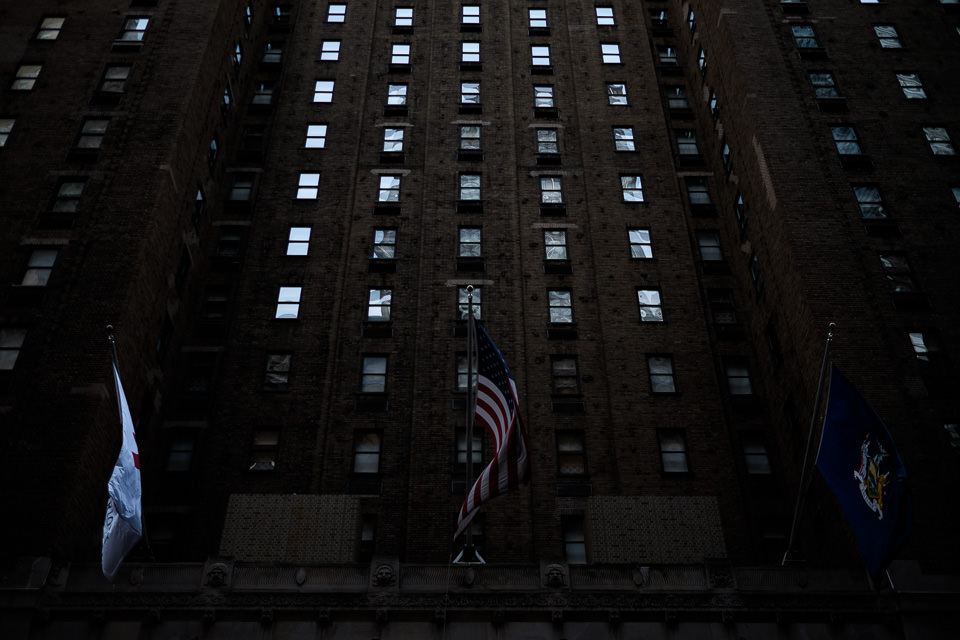
#> input picture Image Processing/Images/UnderExposed.jpg, 960 x 640 px
$ python imageProcessing.py
#> lines starting #> are read from the running program, lines starting #| are printed output that depends on the picture
import cv2
import numpy as np
import matplotlib.pyplot as plt

gammaValues=[0.1, 0.5, 1.2, 2.2]
kernel1=np.array([1])
kernel2=(1.0 / 5.0) * np.array([[0, 1, 0],
								[1, 1, 1],
								[0, 1, 0]])
kernel3=(1.0 / 9.0) * np.array([[1, 1, 1],
								[1, 1, 1],
								[1, 1, 1]])

kernels=[kernel1, kernel2, kernel3]

def gammaCorrection(image, gamma):
	gamma_corrected = np.array(255 * (image / 255) ** gamma, dtype = 'uint8')
	return gamma_corrected

def HistogramEqualization(image):
	equalizedImage = cv2.equalizeHist(image)
	return equalizedImage

def unsharpEnhancement(image):
	unsharp_image = np.zeros(shape=image.shape)

	gaussian_3 = cv2.GaussianBlur(image, (9, 9), 10.0)
	unsharp_image = cv2.addWeighted(image, 1.5, gaussian_3, -0.5, 0, image)
	return unsharp_image

def main():
	imagePath="Images/"
	underExposedImage=cv2.imread(imagePath+"UnderExposed.jpg")
#> underExposedImage is the input picture: shape (640, 960, 3); mean B, G, R 18, 17.9, 18.6
	overExposedImage=cv2.imread(imagePath+"OverExposed.jpg")
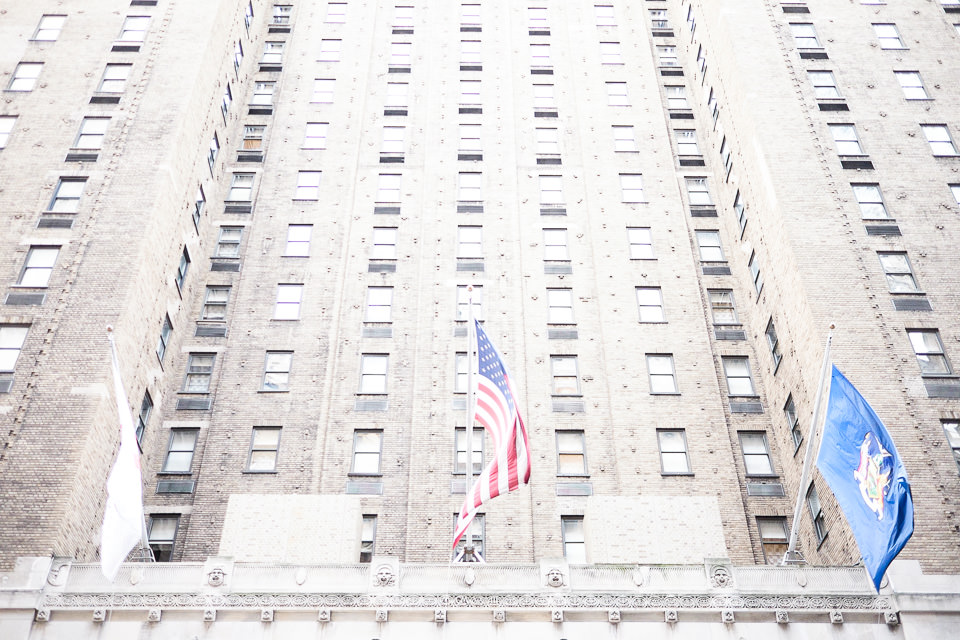
#> input picture Image Processing/Images/OverExposed.jpg, 960 x 640 px
#> overExposedImage is the input picture: shape (640, 960, 3); mean B, G, R 222, 221.8, 224.7

	underExposedImage = cv2.cvtColor(underExposedImage, cv2.COLOR_BGR2GRAY)
#> underExposedImage: shape (640, 960)
	overExposedImage = cv2.cvtColor(overExposedImage, cv2.COLOR_BGR2GRAY)
#> overExposedImage: shape (640, 960)

	stackedImages=np.hstack((underExposedImage, overExposedImage))
	cv2.imshow("Images", stackedImages)
	cv2.waitKey(0)
	cv2.imwrite(imagePath+"Image.jpg", stackedImages)

	corrected_underExposedImage = gammaCorrection(underExposedImage, 0.5)
	corrected_overExposedImage = gammaCorrection(overExposedImage, 4.5)

	stackedImages=np.hstack((corrected_underExposedImage, corrected_overExposedImage))
	cv2.imshow("Images", stackedImages)
	cv2.waitKey(0)
	cv2.imwrite(imagePath+"correctedImage.jpg", stackedImages)

	plt.hist([underExposedImage.ravel(), overExposedImage.ravel()], 256, [0, 256], stacked=True)
	plt.show()
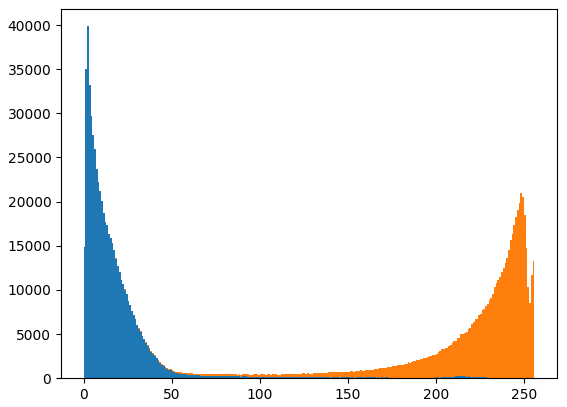
#> figure drawn by matplotlib, 1 panel; tallest bar 39869 high, from x = 2 to 3; tallest bar 20944 high, from x = 248 to 249

	equalized_underExposedImage=HistogramEqualization(underExposedImage)
	equalized_overExposedImage=HistogramEqualization(overExposedImage)

	stackedImages=np.hstack((equalized_underExposedImage, equalized_overExposedImage))
	cv2.imshow("Images", stackedImages)
	cv2.waitKey(0)
	cv2.imwrite(imagePath+"equalizedImage.jpg", stackedImages)


	for i, kernel in enumerate(kernels):
		kernel_underExposedImage=cv2.filter2D(underExposedImage, -1, kernel)
		kernel_overExposedImage=cv2.filter2D(overExposedImage, -1, kernel)

		stackedImages=np.hstack((kernel_underExposedImage, kernel_overExposedImage))
		cv2.imshow("Kernel: " + str(i+1), stackedImages)
		cv2.imwrite(imagePath+"Kernel_"+str(i+1)+".jpg", stackedImages)
		cv2.waitKey(0)
		plt.hist([kernel_underExposedImage.ravel(), kernel_overExposedImage.ravel()], 256, [0, 256], stacked=True)
		plt.show()

	gaussian_underExposedImage= cv2.GaussianBlur(underExposedImage, (9, 9), 10.0)
	gaussian_overExposedImage = cv2.GaussianBlur(overExposedImage, (9, 9), 10.0)

	stackedImages=np.hstack((gaussian_underExposedImage, gaussian_overExposedImage))
	cv2.imshow("Gaussian Blur", stackedImages)
	cv2.waitKey(0)
	cv2.imwrite(imagePath+"gaussianImage.jpg", stackedImages)

	sobel_underExposedImage=cv2.Sobel(equalized_underExposedImage, -1,1,0,ksize=5) + cv2.Sobel(equalized_underExposedImage, -1,0,1,ksize=5)
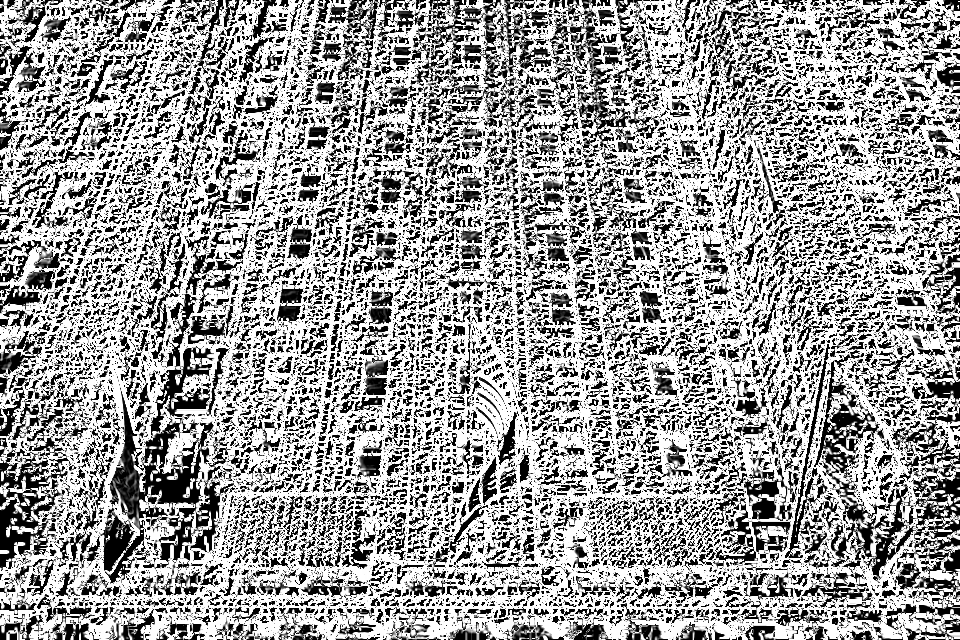
#> sobel_underExposedImage: shape (640, 960); min 0, max 255, mean 156.9
	sobel_overExposedImage=cv2.Sobel(equalized_overExposedImage, -1,1,0,ksize=5) + cv2.Sobel(equalized_overExposedImage, -1,0,1,ksize=5)
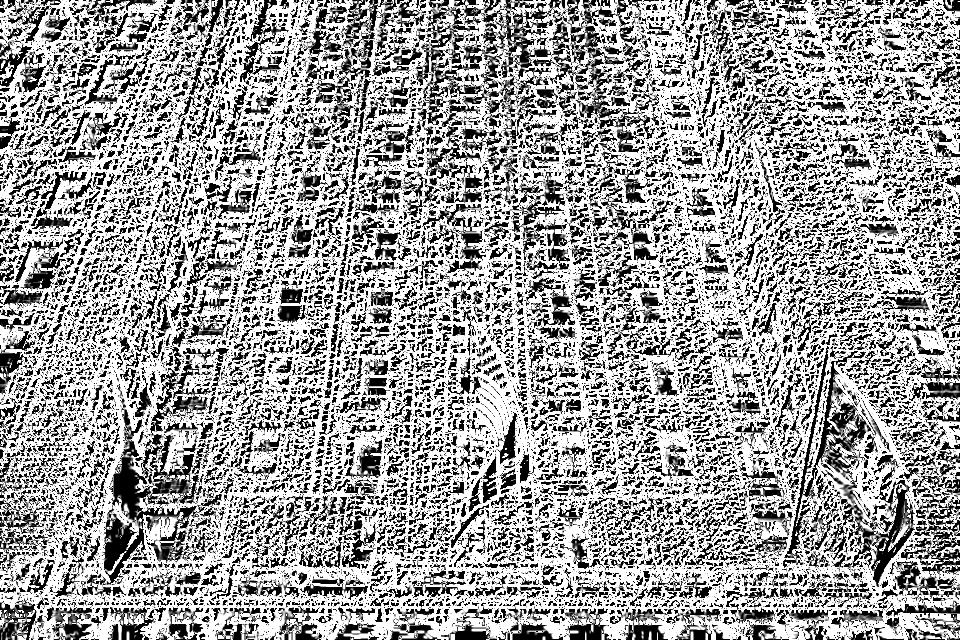
#> sobel_overExposedImage: shape (640, 960); min 0, max 255, mean 159.2

	stackedImages=np.hstack((sobel_underExposedImage, sobel_overExposedImage))
	cv2.imshow("First Order Derivative (Sobel)", stackedImages)
	cv2.waitKey(0)
	cv2.imwrite(imagePath+"sobelImage.jpg", stackedImages)

	laplacian_underExposedImage = cv2.Laplacian(equalized_underExposedImage, -1)
	laplacian_overExposedImage = cv2.Laplacian(equalized_overExposedImage, -1)
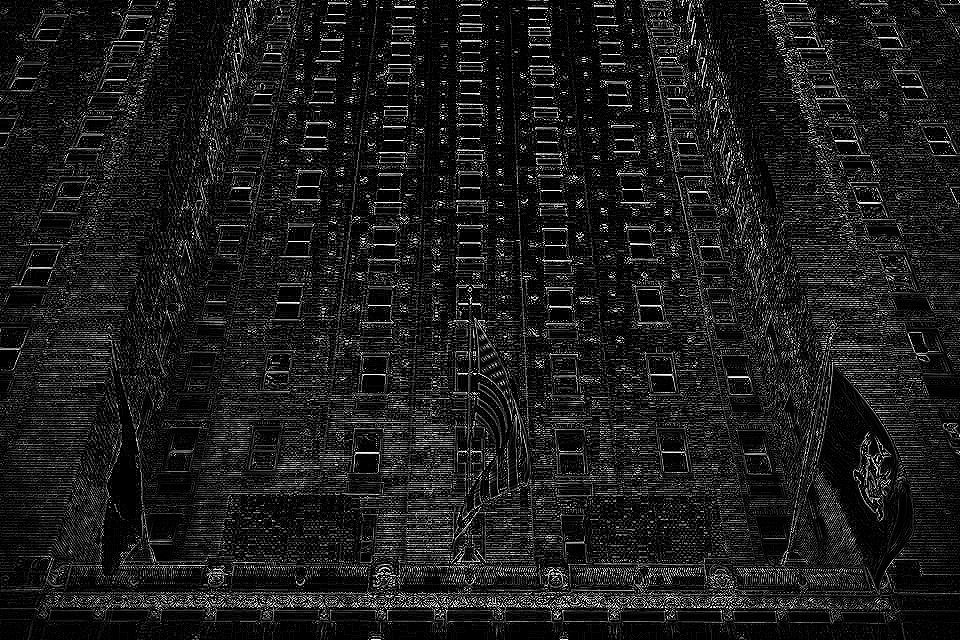
#> laplacian_overExposedImage: shape (640, 960); min 0, max 255, mean 28.3
	stackedImages=np.hstack((laplacian_underExposedImage, laplacian_overExposedImage))
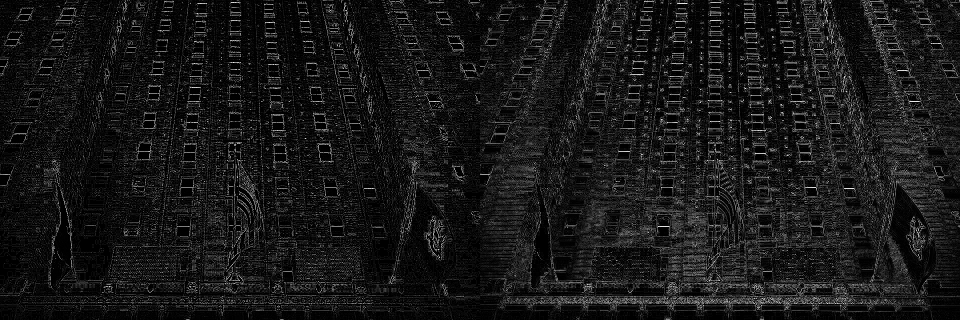
#> stackedImages: shape (640, 1920) (shown at 1/2 size); min 0, max 255, mean 23.4
	cv2.imshow("Second Order Derivative (Laplacian)", stackedImages)
	cv2.waitKey(0)
	cv2.imwrite(imagePath+"laplacianImage.jpg", stackedImages)

	unsharp_underExposedImage = unsharpEnhancement(equalized_underExposedImage)
	unsharp_overExposedImage = unsharpEnhancement(equalized_overExposedImage)
#> in unsharpEnhancement (call 2), `unsharp_image = cv2.addWeighted(image, 1.5, gaussian_3, -0.5, 0, image)`:
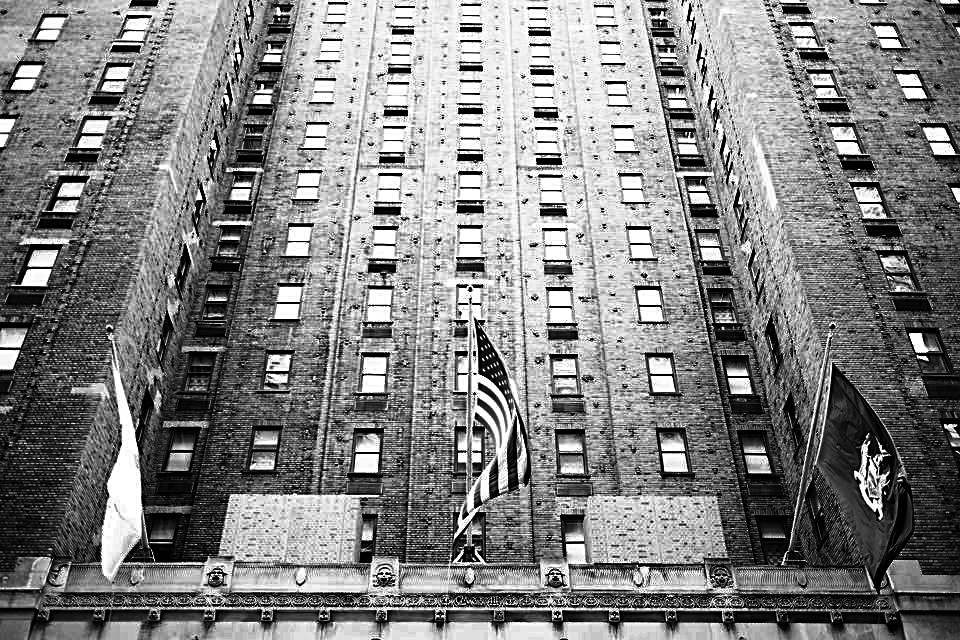
#> unsharp_image: shape (640, 960); min 0, max 255, mean 129.8

	stackedImages=np.hstack((unsharp_underExposedImage, unsharp_overExposedImage))
	cv2.imshow("Unsharp Image", stackedImages)
	cv2.waitKey(0)
	cv2.imwrite(imagePath+"unsharpImage.jpg", stackedImages)

if __name__ == '__main__':
	main()
